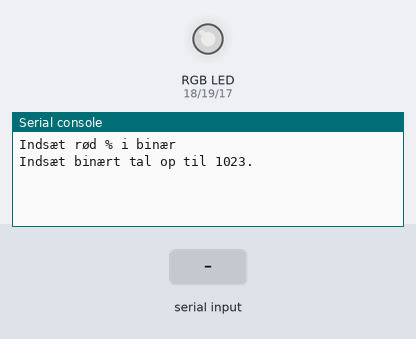
Recording of a program running on a simulated ESP32 board running MicroPython. On the bench: an RGB LED mixed from three pins (HIGH = lit), the last lines printed to the serial console. The inputs (shaded band) are chosen by the test bench. Dim RGB values are drawn brighter than linear.

Above: at 1.2 s.
1.3 s: "1" typed at the serial console, then Enter
At 1.6 s:
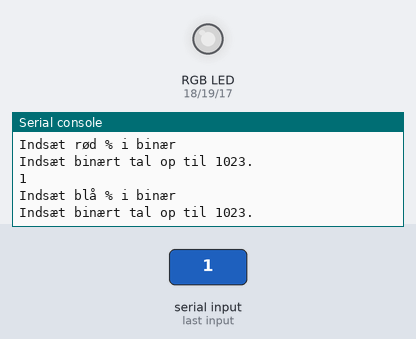
2.8 s: "0" typed at the serial console, then Enter
At 4.0 s:
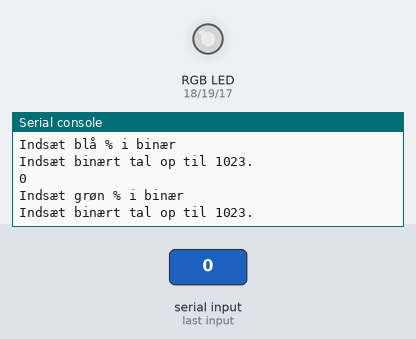

Measured:
- after the input at 1.3 s, the serial console: prints a new line at once (image 1)
- after the input at 2.8 s, the serial console: prints a new line at once (image 2)

The program:

LED_velseDiode.py
```python
from machine import Pin, PWM
from time import sleep
red_pin = Pin(18, Pin.OUT)
green_pin = Pin(19, Pin.OUT)
blue_pin = Pin(17, Pin.OUT)

red_freq = 1
red_duty = 512

blue_freq = 1
blue_duty = 512

green_freq = 40
green_duty = 1000

red = PWM(Pin(red_pin))
blue = PWM(Pin(blue_pin))
green = PWM(Pin(green_pin))

def decimaltoprct():
    nummer = input("Indsæt binært tal op til 1023.")
    decimal = int(nummer, 2)
    if decimal > 100:
        pass
    elif decimal <= 0:
        pass
    else:
        pct = decimal / 100
        omvandled = pct * 1023
        return omvandled
def prcttostyre():
    print("Indsæt rød % i binær")
    red_duty = decimaltoprct()
    print("Indsæt blå % i binær")
    blue_duty = decimaltoprct()
    print("Indsæt grøn % i binær")
    green_duty = decimaltoprct()
    sleep(2)
    red_freq = 10
    blue_freq = 20
    green_freq = 30
    print("Skal nu reflekteres.")

while True:
    prcttostyre()
```
